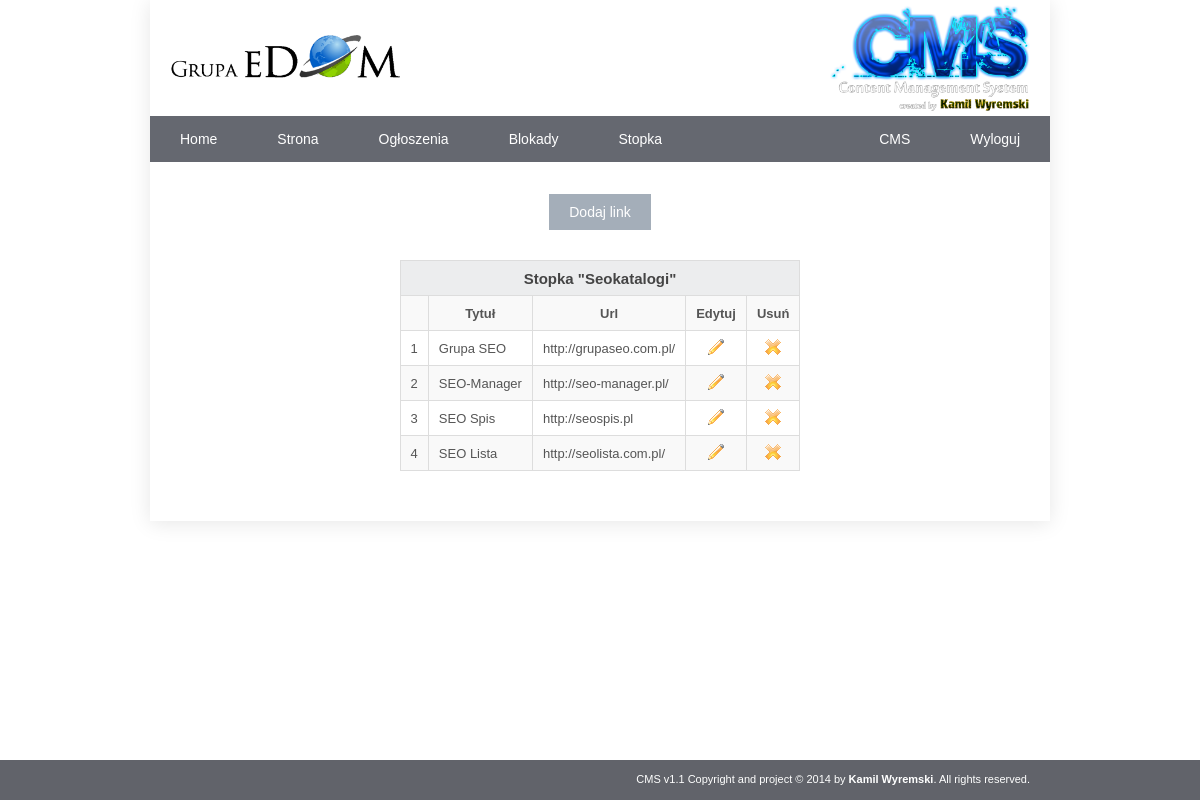
Page /strona/cms/index.php?stopka&seokatalogi (signed in) on the committed database.
### tables this page shows
CREATE TABLE IF NOT EXISTS `cms` (
  `id` int(11) NOT NULL AUTO_INCREMENT,
  `login` varchar(32) DEFAULT NULL,
  `password` varchar(32) DEFAULT NULL,
  PRIMARY KEY (`id`)
);

CREATE TABLE IF NOT EXISTS `footer` (
  `id` int(11) NOT NULL AUTO_INCREMENT,
  `type` int(11) DEFAULT NULL,
  `title` varchar(256) DEFAULT NULL,
  `url` varchar(256) DEFAULT NULL,
  PRIMARY KEY (`id`)
);

### strona/cms/index.php (called while the page is built, shortened)
<?php
 require_once('../lib/Smarty.class.php');
 $smarty = new Smarty();
 $smarty->template_dir = 'views';
 $smarty->compile_dir = 'tmp';
 $smarty->cache_dir = 'cache';
 $strona = 'index';
 if(isset($_SESSION['user_cms']) and isset($_SESSION['user_cms_p'])){
	$usern = mysql_query('select * from cms where login="'.$_SESSION['user_cms'].'" and password="'.$_SESSION['user_cms_p'].'"');
	while($dane = mysql_fetch_array($usern)){$user= $dane;}
	if(isset($user)){
		$smarty->assign("user", $user);
		if (isset($_GET['strona'])){
			if (isset($_POST['price']) and isset($_POST['max_0']) and isset($_POST['max_1'])){
				mysql_query('update settings set price="'.$_POST['price'].'", ads_0="'.$_POST['max_0'].'", ads_1="'.$_POST['max_1'].'" where id="1"');
			}
			$smarty->assign("serwer", $_SERVER['HTTP_HOST']);
			$se0 = mysql_query('select * from settings');
			while($dane = mysql_fetch_array($se0)){$settings = $dane;}
			$smarty->assign("settings", $settings);
			$strona = 'strona';
		}else if (isset($_GET['stopka'])){
			if (isset($_GET['seokatalogi'])){
				$foo = "0"; $smarty->assign("foo_nazwa", "Seokatalogi"); $smarty->assign("foo_type", 0);
			}else if (isset($_GET['kredyty'])){
				$foo = "1"; $smarty->assign("foo_nazwa", "Kredyty");$smarty->assign("foo_type", 1);
			}else if (isset($_GET['rozrywka'])){
				$foo = "2"; $smarty->assign("foo_nazwa", "Rozrywka");$smarty->assign("foo_type", 2);
			}else if (isset($_GET['bazy'])){
				$foo = "3"; $smarty->assign("foo_nazwa", "Bazy noclegowe");$smarty->assign("foo_type", 3);
			}else{
				$foo = "4"; $smarty->assign("foo_nazwa", "Inne");$smarty->assign("foo_type", 4);
			}
			$fo = mysql_query('select * from footer where type="'.$foo.'"');
			while($dane = mysql_fetch_array($fo)){$footer[] = $dane;}
			if (isset($footer)){
				$smarty->assign("footer", $footer);
			}
			$strona = 'stopka';
		}else if (isset($_GET['cms'])){
			$smarty->assign("login", $_SESSION['user_cms']);
			$smarty->assign("password", $_SESSION['user_cms_p']);
			$strona = 'cms';
		}else {
			$strona = 'home';
		}
	}else{
		unset($_SESSION['user_cms']);
	}
}
 $smarty->assign('strona',$strona);
 $smarty->display('index.tpl');
?>

### strona/lib/plugins/function.counter.php (called while the page is built, shortened)
<?php
function smarty_function_counter($params, &$smarty)
{
    static $counters = array();
    $name = (isset($params['name'])) ? $params['name'] : 'default';
    if (!isset($counters[$name])) {
        $counters[$name] = array(
            'start'=>1,
            'skip'=>1,
            'direction'=>'up',
            'count'=>1
            );
    }
    $counter =& $counters[$name];
    if (isset($params['print'])) {
        $print = (bool)$params['print'];
    } else {
        $print = empty($counter['assign']);
    }
    if ($print) {
        $retval = $counter['count'];
    } else {
        $retval = null;
    }
    if ($counter['direction'] == "down")
        $counter['count'] -= $counter['skip'];
    else
        $counter['count'] += $counter['skip'];
    return $retval;
}
?>

### strona/cms/tmp/%%D1^D1B^D1BA0D65%%stopka.html.php (the view, shortened to what this page needs)
﻿	<div class="center"><a href="#" class="link_dodaj" id="stopka_link">Dodaj link</a></div>
	<?php if ($this->_tpl_vars['footer']): ?>
	<table id="stopka_table">
		<tr>
			<td colspan="5">Stopka "<?php echo $this->_tpl_vars['foo_nazwa']; ?>
"</td>
		</tr>
		<tr>
			<td></td><td>Tytuł</td><td>Url</td><td>Edytuj</td><td>Usuń</td>
		</tr>
			<?php unset($this->_sections['footer']);
$this->_sections['footer']['name'] = 'footer';
$this->_sections['footer']['loop'] = is_array($_loop=$this->_tpl_vars['footer']) ? count($_loop) : max(0, (int)$_loop); unset($_loop);
$this->_sections['footer']['show'] = true;
$this->_sections['footer']['max'] = $this->_sections['footer']['loop'];
$this->_sections['footer']['step'] = 1;
$this->_sections['footer']['start'] = $this->_sections['footer']['step'] > 0 ? 0 : $this->_sections['footer']['loop']-1;
if ($this->_sections['footer']['show']) {
    $this->_sections['footer']['total'] = $this->_sections['footer']['loop'];
} else
    $this->_sections['footer']['total'] = 0;
if ($this->_sections['footer']['show']):
            for ($this->_sections['footer']['index'] = $this->_sections['footer']['start'], $this->_sections['footer']['iteration'] = 1;
                 $this->_sections['footer']['iteration'] <= $this->_sections['footer']['total'];
                 $this->_sections['footer']['index'] += $this->_sections['footer']['step'], $this->_sections['footer']['iteration']++):
$this->_sections['footer']['rownum'] = $this->_sections['footer']['iteration'];
$this->_sections['footer']['index_prev'] = $this->_sections['footer']['index'] - $this->_sections['footer']['step'];
$this->_sections['footer']['index_next'] = $this->_sections['footer']['index'] + $this->_sections['footer']['step'];
$this->_sections['footer']['first']      = ($this->_sections['footer']['iteration'] == 1);
$this->_sections['footer']['last']       = ($this->_sections['footer']['iteration'] == $this->_sections['footer']['total']);
?>
				<tr>
					<td><?php echo smarty_function_counter(array(), $this);?>
</td>
					<td><?php echo $this->_tpl_vars['footer'][$this->_sections['footer']['index']]['title']; ?>
</a></td>
					<td><?php echo $this->_tpl_vars['footer'][$this->_sections['footer']['index']]['url']; ?>
</td>
					<td><a href="#" data-id="<?php echo $this->_tpl_vars['footer'][$this->_sections['footer']['index']]['id']; ?>
" data-title="<?php echo $this->_tpl_vars['footer'][$this->_sections['footer']['index']]['title']; ?>
" data-url="<?php echo $this->_tpl_vars['footer'][$this->_sections['footer']['index']]['url']; ?>
" class="edytuj_footer_link"><img src="img/pencil.png" alt="Edytuj"/></a></td>
					<td><a href="#" data-id="<?php echo $this->_tpl_vars['footer'][$this->_sections['footer']['index']]['id']; ?>
" data-title="<?php echo $this->_tpl_vars['footer'][$this->_sections['footer']['index']]['title']; ?>
" class="usun_footer"><img src="img/delete.png" alt="Usuń"/></a></td>
				</tr>
			<?php endfor; endif; ?>
	</table>
	<?php else: ?>
	<br><br><h1>Nie dodano jeszcze żadnych linków w kategorii "<?php echo $this->_tpl_vars['foo_nazwa']; ?>
"</h1>
	<?php endif; ?>

### strona/lib/Smarty.class.php (shortened to what this page needs)
<?php
class Smarty
{
    var $template_dir    =  'templates';
    var $compile_dir     =  'templates_c';
    var $debugging       =  false;
    var $error_reporting  =  null;
    var $compile_check   =  true;
    var $force_compile   =  false;
    var $caching         =  0;
    var $compile_id            = null;
    var $use_sub_dirs          = false;
    var $default_resource_type    = 'file';
    var $_tpl_vars             = array();
    var $_compile_id           = null;
    var $_plugins              = array(
                                       'modifier'      => array(),
                                       'function'      => array(),
                                       'block'         => array(),
                                       'compiler'      => array(),
                                       'prefilter'     => array(),
                                       'postfilter'    => array(),
                                       'outputfilter'  => array(),
                                       'resource'      => array(),
                                       'insert'        => array());
    function assign($tpl_var, $value = null)
    {
        if (is_array($tpl_var)){
            foreach ($tpl_var as $key => $val) {
                if ($key != '') {
                    $this->_tpl_vars[$key] = $val;
                }
            }
        } else {
            if ($tpl_var != '')
                $this->_tpl_vars[$tpl_var] = $value;
        }
    }
    function display($resource_name, $cache_id = null, $compile_id = null)
    {
        $this->fetch($resource_name, $cache_id, $compile_id, true);
    }
    function fetch($resource_name, $cache_id = null, $compile_id = null, $display = false)
    {
        $_smarty_old_error_level = $this->debugging ? error_reporting() : error_reporting(isset($this->error_reporting)
               ? $this->error_reporting : error_reporting() & ~E_NOTICE);
        if (!isset($compile_id)) {
            $compile_id = $this->compile_id;
        }
        $this->_compile_id = $compile_id;
        $_smarty_compile_path = $this->_get_compile_path($resource_name);
        if ($display && !$this->caching && count($this->_plugins['outputfilter']) == 0) {
            if ($this->_is_compiled($resource_name, $_smarty_compile_path)
                    || $this->_compile_resource($resource_name, $_smarty_compile_path))
            {
                include($_smarty_compile_path);
            }
        }
        if ($display) {
            return;
        } else {
            error_reporting($_smarty_old_error_level);
            if (isset($_smarty_results)) { return $_smarty_results; }
        }
    }
    function _is_compiled($resource_name, $compile_path)
    {
        if (!$this->force_compile && file_exists($compile_path)) {
            if (!$this->compile_check) {
                return true;
            } else {
                $_params = array('resource_name' => $resource_name, 'get_source'=>false);
                if (!$this->_fetch_resource_info($_params)) {
                    return false;
                }
                if ($_params['resource_timestamp'] <= filemtime($compile_path)) {
                    return true;
                } else {
                    return false;
                }
            }
        } else {
            return false;
        }
    }
    function _get_compile_path($resource_name)
    {
        return $this->_get_auto_filename($this->compile_dir, $resource_name,
                                         $this->_compile_id) . '.php';
    }
    function _fetch_resource_info(&$params)
    {
        if(!isset($params['quiet'])) { $params['quiet'] = false; }
        $_return = false;
        $_params = array('resource_name' => $params['resource_name']) ;
        if (isset($params['resource_base_path']))
            $_params['resource_base_path'] = $params['resource_base_path'];
        else
            $_params['resource_base_path'] = $this->template_dir;
        if ($this->_parse_resource_name($_params)) {
            $_resource_type = $_params['resource_type'];
            $_resource_name = $_params['resource_name'];
            switch ($_resource_type) {
                case 'file':
                    $_return = is_file($_resource_name) && is_readable($_resource_name);
                    break;
            }
        }
        return $_return;
    }
    function _parse_resource_name(&$params)
    {
        $_resource_name_parts = explode(':', $params['resource_name'], 2);
        if (count($_resource_name_parts) == 1) {
            $params['resource_type'] = $this->default_resource_type;
            $params['resource_name'] = $_resource_name_parts[0];
        }
        if ($params['resource_type'] == 'file') {
            if (!preg_match('/^([\/\\\\]|[a-zA-Z]:[\/\\\\])/', $params['resource_name'])) {
                foreach ((array)$params['resource_base_path'] as $_curr_path) {
                    $_fullpath = $_curr_path . DIRECTORY_SEPARATOR . $params['resource_name'];
                    if (file_exists($_fullpath) && is_file($_fullpath)) {
                        $params['resource_name'] = $_fullpath;
                        return true;
                    }
                }
                return false;
            } else {
                return file_exists($params['resource_name']);
            }
        } elseif (empty($this->_plugins['resource'][$params['resource_type']])) {
            $_params = array('type' => $params['resource_type']);
            require_once(SMARTY_CORE_DIR . 'core.load_resource_plugin.php');
            smarty_core_load_resource_plugin($_params, $this);
        }
        return true;
    }
    function _get_auto_filename($auto_base, $auto_source = null, $auto_id = null)
    {
        $_compile_dir_sep =  $this->use_sub_dirs ? DIRECTORY_SEPARATOR : '^';
        $_return = $auto_base . DIRECTORY_SEPARATOR;
        if(isset($auto_source)) {
            $_filename = urlencode(basename($auto_source));
            $_crc32 = sprintf('%08X', crc32($auto_source));
            $_crc32 = substr($_crc32, 0, 2) . $_compile_dir_sep .
                      substr($_crc32, 0, 3) . $_compile_dir_sep . $_crc32;
            $_return .= '%%' . $_crc32 . '%%' . $_filename;
        }
        return $_return;
    }
    function _smarty_include($params)
    {
        $this->_tpl_vars = array_merge($this->_tpl_vars, $params['smarty_include_vars']);
        $_smarty_compile_path = $this->_get_compile_path($params['smarty_include_tpl_file']);
        if ($this->_is_compiled($params['smarty_include_tpl_file'], $_smarty_compile_path)
            || $this->_compile_resource($params['smarty_include_tpl_file'], $_smarty_compile_path))
        {
            include($_smarty_compile_path);
        }
    }
}
?>

### strona/cms/tmp/%%45^45E^45E480CD%%index.tpl.php (shortened to what this page needs)
<!doctype html>
<html lang="pl">
<head>
    <link rel="stylesheet" type="text/css" href="views/css/style.css">
</head>
<body>
<div id="site">
	<?php if (isset ( $this->_tpl_vars['user'] )): ?>
		<img src="../img/logo.png" id="logo2" alt="Logo"/>
		<a href="http://wyremski.pl" title="Tworzenie stron internetowych" target="_blank"><img src="img/cms.png" id="logo" alt="Logo"/></a>
		<nav>
			<ul>
				<li><a href="index.php">Home</a></li>
				<li><a href="?strona">Strona</a></li>
				<li><span>Ogłoszenia</span>
				</li>
				<li><a href="?blokady">Blokady</a></li>
				<li><span>Stopka</span>
				</li>
				<li class="last_menu"><a href="?wyloguj">Wyloguj</a></li>
				<li class="last_menu"><a href="?cms">CMS</a></li>
			</ul>
		</nav>
	<?php endif; ?>
		<?php $_smarty_tpl_vars = $this->_tpl_vars;
$this->_smarty_include(array('smarty_include_tpl_file' => ($this->_tpl_vars['strona']).".html", 'smarty_include_vars' => array()));
 ?>
</div>
<footer>
	<div>
		<span>CMS v1.1 Copyright and project © 2014 by <a href="http://wyremski.pl" target="_blank" title="Tworzenie Stron Internetowych">Kamil Wyremski</a>. All rights reserved.</span>
	</div>
</footer>
</body>
</html>

### strona/cms/views/css/style.css (style rules this page uses)
* { margin: 0; padding: 0; text-decoration: none; }
body { font-family: 'Ubuntu', sans-serif; min-width:900px; position:relative; }
#site { width:900px; margin:auto; box-shadow: 0px 2px 20px rgba(0,0,0,0.1); padding-bottom: 50px; }
#logo2 { width:230px; margin:35px 0px 20px 20px; }
#logo { width:200px; margin-top:5px; margin-bottom:5px; margin-right:20px; float:right; }
nav ul { display:inline-block; background-color:#656870; width:100%; height:46px; position:relative; z-index:20; }
nav li { list-style:none; float:left; height:100%; }
nav li.last_menu { float:right; }
nav li a,nav li span { display:block; background-color:#656870; padding-top: 15px; padding-left:30px; padding-right:30px; color:white; font-size: 14px; height:30px; }
table { border-collapse: collapse; margin:auto; margin-top:30px; color: #555555; font-size:13px; }
table a { color:black; font-weight:bold; }
table tr { height: 35px; }
table tr:nth-child(2n) { background-color: #f9f9f9; }
table tr td { border: solid 1px #dddddd; padding-left:10px; padding-right:10px; }
table tr:first-child { background-color: #ecedee; text-align:center; color: #444444; font-size:15px; font-weight: bold; }
table tr:nth-child(2) td { font-weight:bold; text-align:center; }
table img { opacity:0.8; }
.center { width:100%; text-align:center; }
.link_dodaj { display:inline-block; padding: 10px 20px; margin-top:10px; background-color: #a4aeb9; color:white; font-size:14px; cursor:pointer; }
footer { height: 40px; background-color: #50535a; position:fixed; bottom:0; left:0px; right:0px; opacity:0.9; }
footer div { max-width:880px; margin:auto; padding-top:13px; }
footer div span { float:right; margin-right:10px; color:white; font-size: 11px; }
footer div span a { color:white; font-weight:bold; }
#stopka_table tr td:nth-child(4), #stopka_table tr td:nth-child(5) { text-align:center; width:20px; }

### rows in the picture
footer: title "Grupa SEO", url "http://grupaseo.com.pl/"
cms: id "1"
footer: this "2", title "SEO-Manager", url "http://seo-manager.pl/"
footer: this "3", title "SEO Spis", url "http://seospis.pl"
footer: this "4", title "SEO Lista", url "http://seolista.com.pl/"

### other values in the picture
$this->_tpl_vars['foo_nazwa'] "Seokatalogi"
